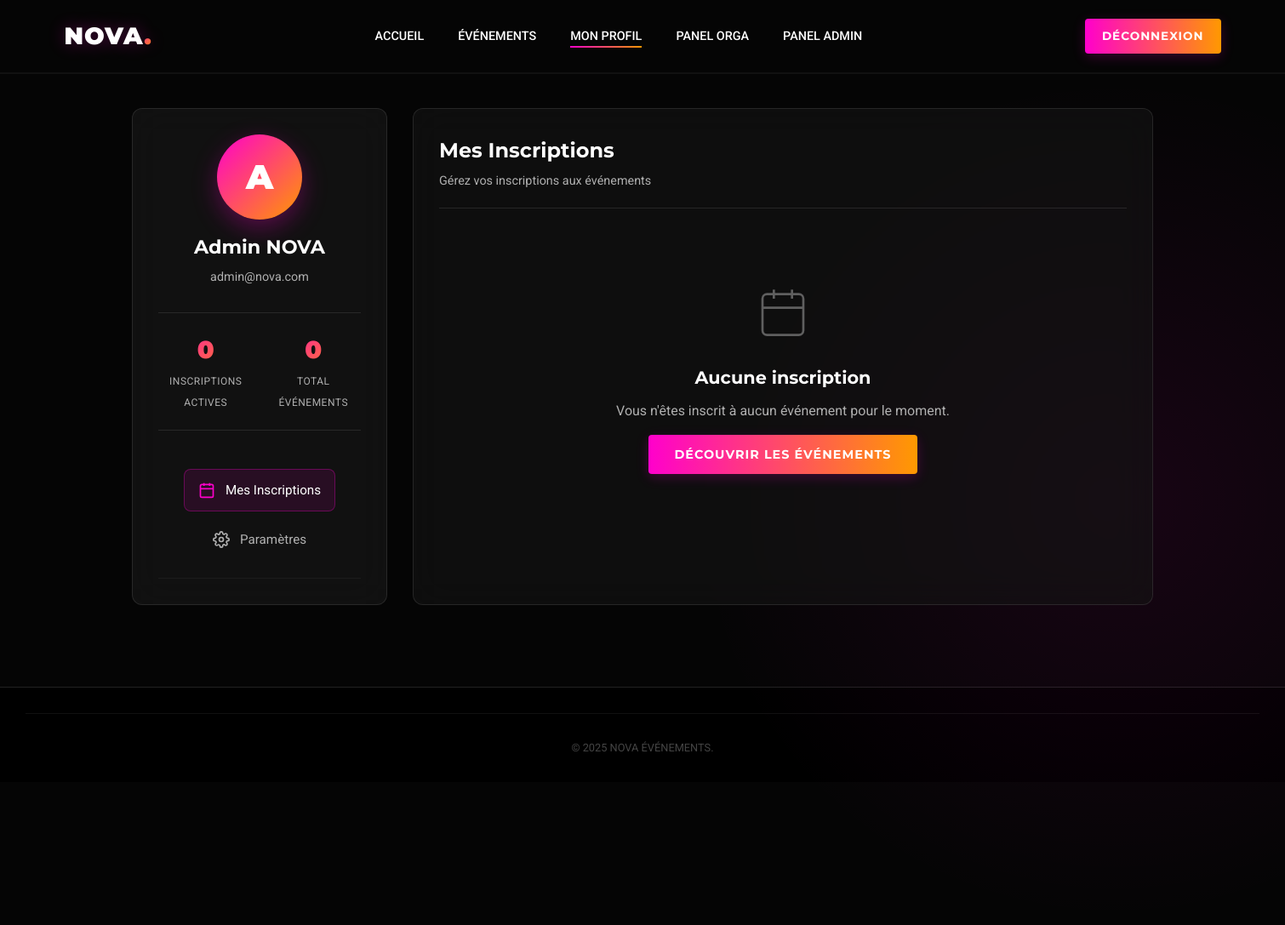
Screenshot of /views/profil.php (signed in) with the database file from the repository.
### tables this page shows
CREATE TABLE `users` (
  `user` text NOT NULL,
  `email` varchar(255) NOT NULL,
  `date_of_birth` date NOT NULL,
  `sexe` enum('H','F','Other') DEFAULT NULL,
  `number` varchar(20) DEFAULT NULL,
  `password` varchar(255) NOT NULL,
  `role` enum('user','organisateur','admin') NOT NULL DEFAULT 'user',
  `created_at` datetime NOT NULL DEFAULT CURRENT_TIMESTAMP
);

### views/profil.php (the view, shortened to what this page needs)
<?php
require_once 'db.php';
$user_email = $_SESSION['user_email'];
try {
    $stmt = $pdo->prepare("SELECT * FROM users WHERE email = ?");
    $stmt->execute([$user_email]);
    $user = $stmt->fetch();
} catch (PDOException $e) {
    die("Erreur lors de la récupération des données utilisateur.");
}
try {
    $stmt = $pdo->prepare("
        SELECT i.*, e.name, e.event_date, e.hour, e.lieu, e.description, e.prix, e.capacite, e.status
        FROM inscriptions i
        JOIN event e ON i.id_event = e.id_event
        WHERE i.user_email = ?
        ORDER BY e.event_date DESC
    ");
    $stmt->execute([$user_email]);
    $inscriptions = $stmt->fetchAll();
} catch (PDOException $e) {
    $inscriptions = [];
}
?>
<!DOCTYPE html>
<html lang="fr">
<head>
    <link rel="stylesheet" href="../css/style.css">
</head>
<body>
    <header>
        <nav>
            <div class="logo header-logo">NOVA<span>.</span></div>
            <ul class="nav-links">
                <li><a href="index.php">Accueil</a></li>
                <li><a href="evenement.php">Événements</a></li>
                <li><a href="profil.php" class="active">Mon Profil</a></li>
                <?php if (($user['role'] ?? 'user') === 'organisateur' || ($user['role'] ?? 'user') === 'admin'): ?>
                <li><a href="organisateur.php">Panel Orga</a></li>
                <?php endif; ?>
                <?php if (($user['role'] ?? 'user') === 'admin'): ?>
                <li><a href="admin.php">Panel Admin</a></li>
                <?php endif; ?>
            </ul>
            <a href="profil.php?action=logout" class="btn-gradient btn-logout">Déconnexion</a>
        </nav>
    </header>
    <main>
        <section class="profil-section">
            <div class="profil-bg-gradient"></div>
            <div class="profil-container">
                <aside class="profil-sidebar">
                    <div class="profil-avatar">
                        <div class="avatar-circle">
                            <?php echo strtoupper(substr($user['user'], 0, 1)); ?>
                        </div>
                        <h2 class="profil-name"><?php echo htmlspecialchars($user['user']); ?></h2>
                        <p class="profil-email"><?php echo htmlspecialchars($user['email']); ?></p>
                    </div>
                    <div class="profil-stats">
                        <div class="stat-item">
                            <span class="stat-number"><?php echo count(array_filter($inscriptions, fn($i) => $i['statut'] == 'confirmé')); ?></span>
                            <span class="stat-label">Inscriptions actives</span>
                        </div>
                        <div class="stat-item">
                            <span class="stat-number"><?php echo count($inscriptions); ?></span>
                            <span class="stat-label">Total événements</span>
                        </div>
                    </div>
                    <nav class="profil-nav">
                        <button class="profil-nav-btn active" data-tab="inscriptions">
                            Mes Inscriptions
                        </button>
                        <button class="profil-nav-btn" data-tab="settings">
                            Paramètres
                        </button>
                    </nav>
                </aside>
                <div class="profil-content">
                    <div class="profil-tab active" id="tab-inscriptions">
                        <div class="tab-header">
                            <h2>Mes Inscriptions</h2>
                            <p>Gérez vos inscriptions aux événements</p>
                        </div>
                        <?php if (empty($inscriptions)): ?>
                            <div class="empty-state">
                                <h3>Aucune inscription</h3>
                                <p>Vous n'êtes inscrit à aucun événement pour le moment.</p>
                                <a href="evenement.php" class="btn-gradient">Découvrir les événements</a>
                            </div>
                        <?php endif; ?>
                    </div>
                </div>
            </div>
        </section>
    </main>
    <footer>
        <div class="footer-bottom">
            © 2025 NOVA ÉVÉNEMENTS.
        </div>
    </footer>
</body>
</html>

### css/base/variables.css (style rules this page uses)
:root { --gradient-primary: linear-gradient(135deg, #ff9a9e 0%, #fecfef 99%, #f68084 100%); --gradient-orange-purple: linear-gradient(to bottom right, #ff6b6b, #5f27cd); --gradient-warm: linear-gradient(90deg, #ff9966, #ff5e62); --gradient-glow: radial-gradient(circle, rgba(113,88,226,0.4) 0%, rgba(0,0,0,0) 70%); --nova-gradient: linear-gradient(135deg, #FF00CC 0%, #FF9900 100%); --card-bg: #121212; --border-color: #333; --text-gray: #b0b0b0; }

### css/components/ui-elements.css (style rules this page uses)
.text-gradient, .logo span { background: linear-gradient(270deg, #FF00CC, #FF9900, #FF00CC); background-size: 200% auto; -webkit-background-clip: text; background-clip: text; -webkit-text-fill-color: transparent; animation: gradientShift 5s ease infinite; }
.btn-gradient { background: linear-gradient(90deg, #FF00CC, #FF9900, #FF00CC); background-size: 200% auto; padding: 14px 30px; border-radius: 4px; font-size: 0.9rem; font-weight: 700; text-transform: uppercase; letter-spacing: 1px; border: none; color: white; cursor: pointer; transition: all 0.4s ease; box-shadow: 0 4px 15px rgba(255, 0, 204, 0.2); }

### css/layout/navigation.css (style rules this page uses)
header { position: relative; z-index: 100; border-bottom: 1px solid rgba(255,255,255,0.05); }
nav { display: flex; justify-content: space-between; align-items: center; padding: 20px 5%; }
.logo { font-weight: 900; letter-spacing: 1px; color: white; position: relative; }
.header-logo { font-size: 48px; text-shadow: 0 0 20px rgba(255, 0, 204, 0.3); }
.nav-links { display: flex; gap: 40px; font-size: 0.9rem; font-weight: 500; text-transform: uppercase; color: var(--text-gray); }
.nav-links li { position: relative; padding: 5px 0; }
.nav-links li::after { content: ''; position: absolute; bottom: 0; left: 50%; width: 0; height: 2px; background: var(--nova-gradient); transition: all 0.3s ease-out; }

### css/layout/footer.css (style rules this page uses)
footer { background: #000; padding: 80px 5% 30px; border-top: 1px solid #222; }
.footer-bottom { text-align: center; font-size: 0.8rem; color: #444; padding-top: 30px; border-top: 1px solid #111; }

### css/sections/auth.css (style rules this page uses)
* { margin: 0; padding: 0; box-sizing: border-box; }
body { background-color: #050505; color: #ffffff; font-family: 'Roboto', sans-serif; overflow-x: hidden; line-height: 1.6; min-height: 100vh; display: flex; flex-direction: column; }
h1, h2, h3, h4, h5, .logo, .btn-gradient, .auth-tab { font-family: 'Montserrat', sans-serif; }
a { text-decoration: none; color: white; transition: 0.3s; }
ul { list-style: none; }
:root { --nova-gradient: linear-gradient(135deg, #FF00CC 0%, #FF9900 100%); --nova-pink: #FF00CC; --nova-orange: #FF9900; --card-bg: #121212; --border-color: #333; --text-gray: #b0b0b0; }
nav { display: flex; justify-content: space-between; align-items: center; padding: 20px 5%; position: relative; z-index: 100; border-bottom: 1px solid rgba(255,255,255,0.05); }
.logo { font-weight: 900; letter-spacing: 1px; color: white; font-size: 28px; }
.logo span { background: var(--nova-gradient); -webkit-background-clip: text; -webkit-text-fill-color: transparent; }
.nav-links { display: flex; gap: 40px; font-size: 0.9rem; font-weight: 500; text-transform: uppercase; color: var(--text-gray); }
footer { border-top: 1px solid #222; padding: 30px; text-align: center; font-size: 0.8rem; color: #444; }

### css/sections/admin.css (style rules this page uses)
.empty-state { text-align: center; padding: 60px 20px; color: var(--text-gray); }
.empty-state h3 { font-size: 1.3rem; margin-bottom: 10px; color: white; }

### rows the page displays
users: user "A", user "Admin NOVA", email "admin@nova.com"

### other values shown
count($inscriptions) "0"
